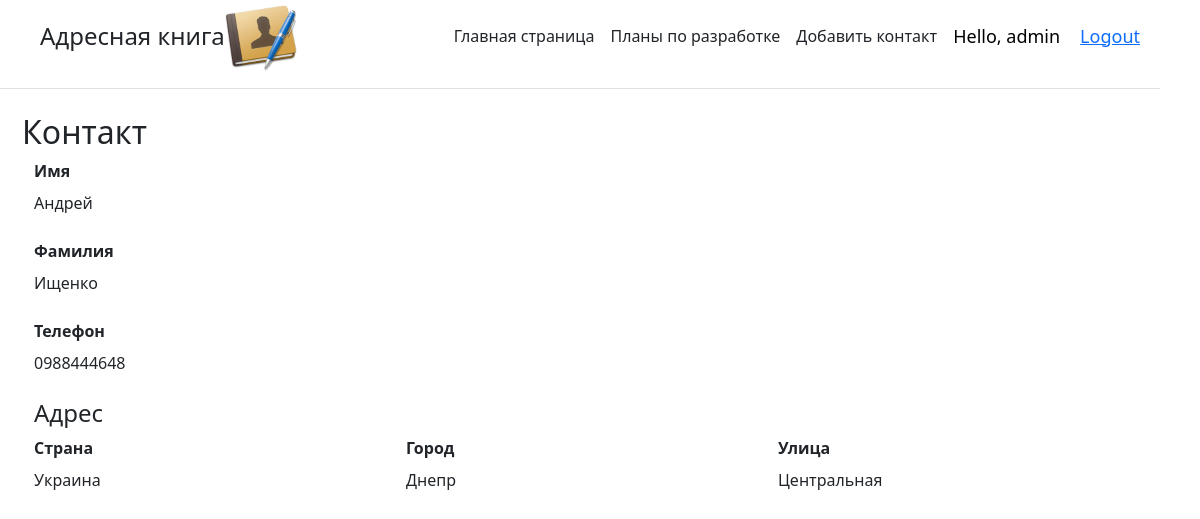
Page /project/1/ (signed in) on the committed database.
### main/models.py (models this page shows, shortened)
class Task(models.Model):
    name_task = models.CharField('Имя', max_length=50)
    surname = models.CharField('Фамилия', max_length=50)
    phone_num = models.CharField('Номер телефона', max_length=50)
    country = models.CharField('Страна', max_length= 50)
    city = models.CharField('Город', max_length=50)
    street = models.CharField('Улица', max_length=50)
    created_time = models.DateTimeField(auto_now_add=True)
    account_pic = models.ImageField(null=True, blank=True)
    class Meta:
        verbose_name = 'Контакт'
        verbose_name_plural = 'Контакты'
        unique_together = 'name_task', 'surname'

### main/views.py (the view)
# urls.py: path('project/<str:pk>/', views.project, name="project"),
@login_required(login_url='login')
def project(request, pk):
    projectObj = Task.objects.get(id=pk)
    return render(request,'main/single-project.html',{'title':projectObj.name_task,'project':projectObj})

### main/templates/main/single-project.html (shortened to what this page needs)
{% extends 'main/base.html'%}
{% block content %}
    <h2>Контакт</h2>
        <form method="post">
        <div class="container">
            <label class="form-label"> <b>Имя</b></label>
            <div class="col-4">{{ project.name_task }}</div><br>
            <label class="form-label"> <b>Фамилия</b></label>
            <div class="col-4">{{ project.surname }}</div><br>
            <label class="form-label"> <b>Телефон</b></label>
            <div class="col-4">{{ project.phone_num }}</div>
            <br>
            <h4> Адрес</h4>
            <div class="row">
                <div class="col-4">
                    <label class="form-label"> <b>Страна</b></label><br>
                    {{ project.country }}
                </div>
                <div class="col-4">
                    <label class="form-label"> <b>Город</b></label><br>
                    {{ project.city }}
                </div>
                <div class="col-4">
                    <label class="form-label"> <b>Улица</b></label><br>
                    {{ project.street }}
                </div>
            </div>
        </div>
        <br>
    </form>
{%endblock%}

### main/templates/main/base.html (shortened to what this page needs)
{% load static %}
<html lang="en">
<head>
    <link rel ="stylesheet" href="https://cdn.jsdelivr.net/npm/bootstrap@5.1.0/dist/css/bootstrap.min.css">
</head>
<body style="margin-right: 40px">
    <div class="d-flex flex-column flex-md-row align-items-center pb-3 mb-4 border-bottom">
      <a href="/" class="d-flex align-items-center text-dark text-decoration-none">
               <span style="margin-left: 40px"  class="fs-4">Адресная книга</span>
      </a>
        <img src="{% static 'images/logo.png' %}">
      <nav class="d-inline-flex mt-2 mt-md-0 ms-md-auto">
        <a class="me-3 py-2 text-dark text-decoration-none" href="{% url 'home' %}">Главная страница</a>
        <a class="me-3 py-2 text-dark text-decoration-none" href="{% url 'about' %}">Планы по разработке</a>
          <a class="me-3 py-2 text-dark text-decoration-none" href="{% url 'create' %}">Добавить контакт</a>
      </nav>
        <span class="hello-msg">Hello, {{request.user}}</span>
        <span class="hello-msg" ><a href="{%url 'logout' %}">Logout</a></span>
    </div>
    <div class = "container">
        {% block content %}{%endblock%}
    </div>
</body>
</html>

### main/templates/main/base.html (style rules this page uses)
.hello-msg { font-size:18px; color:#000000; margin-right: 20px }

### rows in the picture
Task: name_task "Андрей", surname "Ищенко", phone_num "0988444648", country "Украина", city "Днепр", street "Центральная"

### other values in the picture
{{ request.user }} "admin"
